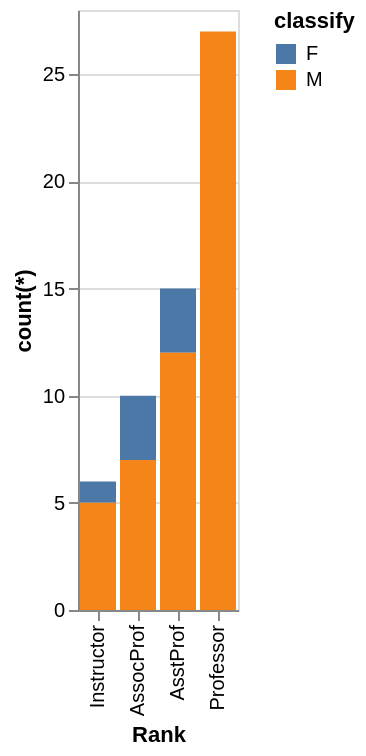

Vega-Lite specification for this chart:
### Vega-Lite specification from a JSON file in a GitHub repository (floating-point values rounded to 4 significant figures)
{"data": {"values": [{"x_data": "Instructor", "y_data": 1, "classify": "F"}, {"x_data": "AssocProf", "y_data": 3, "classify": "F"}, {"x_data": "AsstProf", "y_data": 3, "classify": "F"}, {"x_data": "Professor", "y_data": 0, "classify": "F"}, {"x_data": "Instructor", "y_data": 5, "classify": "M"}, {"x_data": "AssocProf", "y_data": 7, "classify": "M"}, {"x_data": "AsstProf", "y_data": 12, "classify": "M"}, {"x_data": "Professor", "y_data": 27, "classify": "M"}]}, "mark": "bar", "encoding": {"x": {"field": "x_data", "type": "nominal", "title": "Rank", "sort": {"op": "sum", "field": "y_data", "order": "ascending"}}, "y": {"field": "y_data", "type": "quantitative", "title": "count(*)"}, "color": {"field": "classify"}}}
